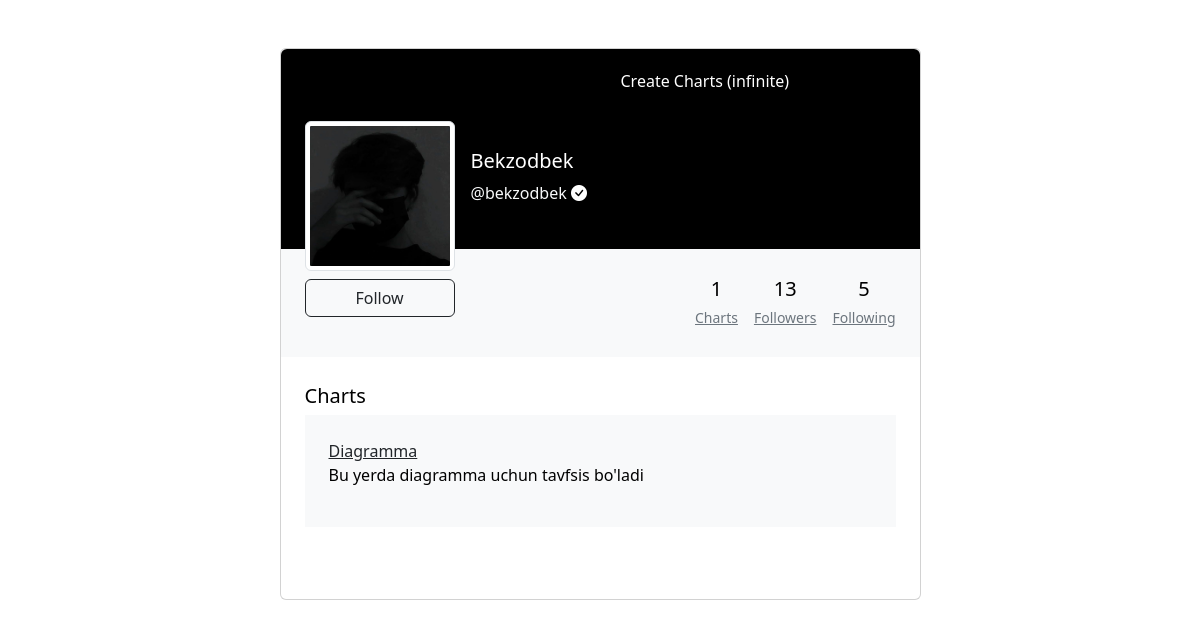
The page /bekzodbek?tab=charts on the database as committed earlier.
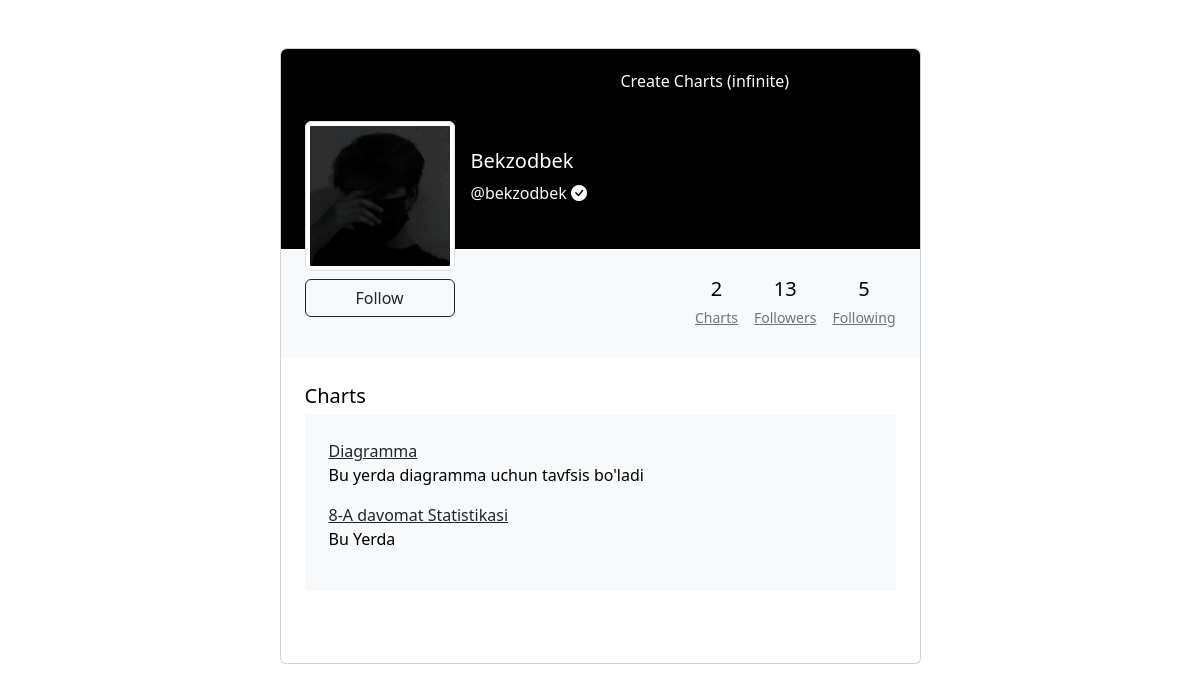
The same page on the database as committed later.
### chart/models.py (models this page shows, shortened)
class MyUser(AbstractUser):
    is_organiser = models.BooleanField(default=False)
    is_agent = models.BooleanField(default=False)
    following = models.ManyToManyField("self", blank=True, related_name="followers", symmetrical=False)
    email_confirmed = models.BooleanField(default=False)

class Profile(models.Model):
    class Meta:
        verbose_name = "My Profile"
        verbose_name_plural = "Profile"
    custom_user = models.OneToOneField(MyUser, on_delete=models.CASCADE)
    image = models.ImageField(default="profile/profile.jpg", upload_to="profile")
    bio = models.CharField(max_length=100, null=True, blank=True, default="")
    is_online = models.BooleanField(default=False)
    is_verify = models.BooleanField(default=False)

class Chart(models.Model):
    PIE = "Pie"
    COLUMN = "Column"
    CHART_CHOICES = [
        (PIE, "Pie Chart"),
        (COLUMN, "Column Chart")
    ]
    author = models.ForeignKey(MyUser, on_delete=models.CASCADE,related_name='chart' )
    name = models.CharField(max_length=150)
    slug = models.SlugField(unique=True)
    caption = models.TextField(max_length=700)
    created_on = models.DateTimeField(("date joined"), default=timezone.now)
    chart_type = models.CharField(max_length=15,choices=CHART_CHOICES, default=PIE)

### chart/views.py (the view)
# urls.py: path("<str:username>", ProfileView, name="profile"),
def ProfileView(request, username):
        user_p = User.objects.get(username=username)
        author = get_object_or_404(User, username=username)
        tab = request.GET.get('tab')
        title = None
        tab_chart = None
        tab_following = None
        tab_followers = None
        if tab == "charts":
            tab_chart = author.chart.all()
            title = "Charts"
        elif tab == "following": # followingda foydalanuvchi uchun followerslar keladi. followersda esa teskarisi
            tab_followers = user_p.followers.all()
            title = "Following"
        elif tab == "followers":
            title = "Followers"
            tab_following = user_p.following.all()
        else:
            title = f"Charts - @{user_p.username}"
        if request.user.is_authenticated:
            user_form = UpdateUserForm(instance=request.user)
            profile_form = UpdateProfileForm(instance=request.user.profile)
            if request.method == 'POST':
                user_form = UpdateUserForm(request.POST, instance=request.user)
                profile_form = UpdateProfileForm(request.POST,
                                                request.FILES,
                                                instance=request.user.profile)
                if user_form.is_valid() and profile_form.is_valid():
                    user_name = user_form.cleaned_data.get('username')
                    user_form.save()
                    profile_form.save()
                    return redirect("app:profile", user_name)
        else:
            user_form = None
            profile_form = None
        user_chart_count = author.chart.count()
        context = {
            "user_p": user_p,
            "user_following":tab_following,
            "user_followers":tab_followers,
            "user_form":user_form,
            "profile_form":profile_form,
            "tab_chart":tab_chart,
            "title":title,
            "user_chart_count":user_chart_count,
        }
        return render(request, 'pages/profile.html', context)

### templates/pages/profile.html (shortened to what this page needs)
<!DOCTYPE html>
{% load static %}
<html lang="en">
<head>
  <link href="{% static 'assets/vendor/animate.css/animate.min.css' %}" rel="stylesheet">
  <link href="{% static 'assets/vendor/bootstrap/css/bootstrap.min.css' %}" rel="stylesheet">
  <link href="{% static 'assets/vendor/bootstrap-icons/bootstrap-icons.css' %}" rel="stylesheet">
  <link href="{% static 'assets/vendor/boxicons/css/boxicons.min.css' %}" rel="stylesheet">
  <link href="{% static 'assets/vendor/glightbox/css/glightbox.min.css' %}" rel="stylesheet">
  <link href="{% static 'assets/vendor/remixicon/remixicon.css' %}" rel="stylesheet">
  <link href="{% static 'assets/vendor/swiper/swiper-bundle.min.css' %}" rel="stylesheet">
  <link rel="stylesheet" href="{% static 'css/profile.css' %}">
</head>
<body>
  <section class="h-100 gradient-custom-2">
    <div class="container py-5 h-100">
      <div class="row d-flex justify-content-center align-items-center h-100">
        <div class="col col-lg-9 col-xl-7">
          <div class="card">
            <div class="rounded-top text-white d-flex flex-row" style="background-color: #000; height:200px;">
              <div class="ms-4 mt-5 d-flex flex-column" style="width: 150px;">
                {% if request.user.username == user_p.username %}
                <a href="{% url 'app:settings' %}" style="width: 150px; z-index: 1">
                  <img src="{{ user_p.profile.image.url }}" alt="@{{ user_p.username }}"
                    class="img-fluid img-thumbnail mt-4 mb-2">
                </a>
                {% else %}
                <img src="{{ user_p.profile.image.url }}" alt="@{{ user_p.username }}"
                  class="img-fluid img-thumbnail mt-4 mb-2" style="width: 150px; z-index: 1">
                {% endif %}
                {% if request.user.username == user_p.username %}
                <button type="button" id="edit_btn" class="btn btn-outline-dark" data-mdb-ripple-color="dark"
                  style="z-index: 1;">Edit profile</button>
                {% else %}
                <form class="w-100" action="{% url 'app:follow' user_p.username %}" method="post" style="z-index: 1;">
                  {% if user_p in request.user.followers.all %}
                  <button type="submit" class="btn btn-outline-danger w-100"
                    data-mdb-ripple-color="dark">Unfollow</button>
                  {% else %}
                  <button type="submit" class="btn btn-outline-dark w-100" data-mdb-ripple-color="dark">Follow</button>
                  {% endif %}
                </form>
                {% endif %}
              </div>
              <div class="ms-3" style="margin-top: 100px;">
                <h5>{{ user_p.first_name }}</h5>
                <p>
                  <a class="text-light" href="{% url 'app:profile' user_p.username %}"
                    style="text-decoration: none;">@{{ user_p.username }}</a>
                  {% if user_p.profile.is_verify %}
                  <i class="bi bi-check-circle-fill"></i>
                  {% endif %}
                </p>
              </div>
              <p class="user_bio">
                {% if user_p.profile.bio %}
                {{ user_p.profile.bio }}
                {% endif %}
              </p>
            </div>
            <div class="p-4 text-black" style="background-color: #f8f9fa;">
              <div class="d-flex justify-content-end text-center py-1">
                <div>
                  <p class="mb-1 h5">{{user_chart_count}}</p>
                  <a href="?tab=charts" class="small text-muted mb-0">Charts</a>
                </div>
                <div class="px-3">
                  <p class="mb-1 h5">{{ user_p.following.count }}</p>
                  <a href="?tab=followers" class="small text-muted mb-0">Followers</a>
                </div>
                <div>
                  <p class="mb-1 h5">{{ user_p.followers.count }}</p>
                  <a href="?tab=following" class="small text-muted mb-0">Following</a>
                </div>
              </div>
            </div>
            <div class="card-body p-4 text-black">
              {% if tab_chart %}
              <div class="mb-5">
                <p class="lead fw-normal mb-1">Charts</p>
                <div class="p-4" style="background-color: #f8f9fa;">
                  {% for chart in tab_chart %}
                  <div>
                    <a class="text-dark" href="{% url 'app:chart' chart.slug %}">{{ chart.name }}</a>
                    <p>{{ chart.caption }}</p>
                  </div>
                  {% endfor %}
                </div>
              </div>
              {% endif %}
            </div>
          </div>
        </div>
      </div>
    </div>
  </section>
    {% if request.user.username == user_p.username %}
      {% load widget_tweaks %}
    {% endif %}
</body>
</html>

### static/css/profile.css (style rules this page uses)
* { margin: 0; padding: 0; box-sizing: border-box; }
.user_bio { position: absolute; z-index: 2; top: 20px; left: 340px; }

Rows that differ between the two databases and show on the page:
added Chart: name "8-A davomat Statistikasi", caption "Bu Yerda"
Other text that changed with them:
{{ user_chart_count }}: "1" → "2"
